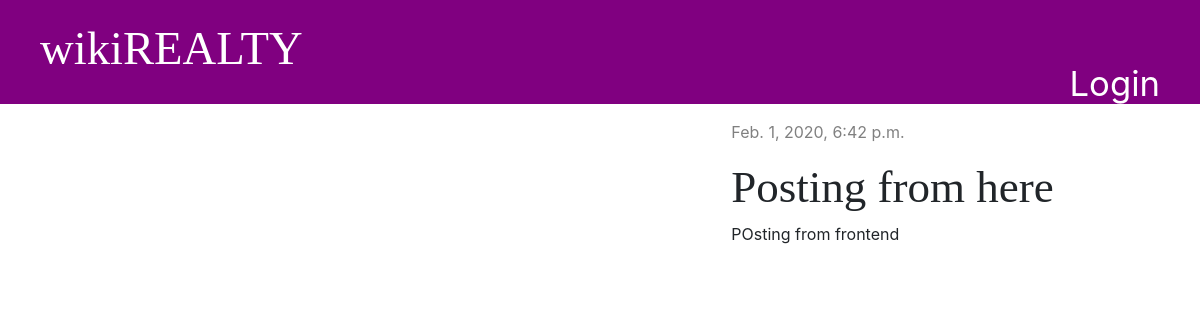
Before: /post/3/ with the older database file.
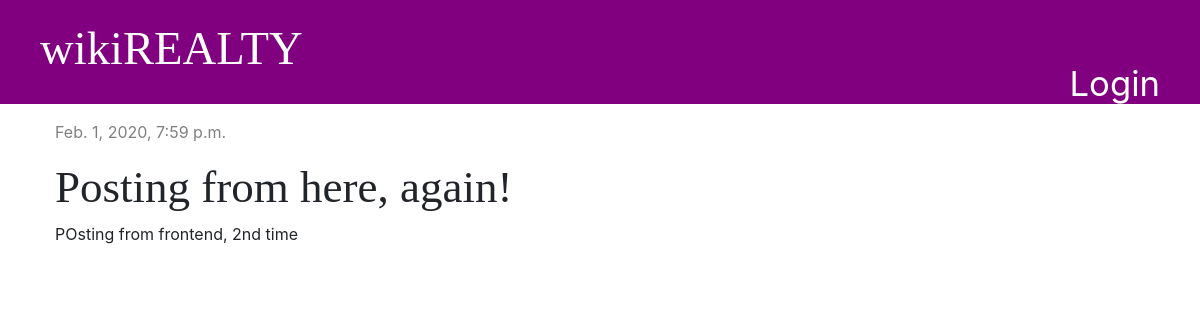
After: the same page with the newer database file.
### blog/models.py (models this page shows, shortened)
class Post(models.Model):
    title = models.CharField(max_length=200)
    author = models.ForeignKey('auth.User', on_delete=models.CASCADE)
    text = models.TextField()
    created_date = models.DateTimeField(default=timezone.now)
    published_date = models.DateTimeField(blank=True, null=True)

### blog/views.py (the view)
# urls.py: path('post/<int:pk>/', views.post_detail, name='post_detail'),
def post_detail(request, pk):
    post = get_object_or_404(Post, pk=pk)
    stuff_for_frontend = {'post':post}
    return render(request, 'blog/post_detail.html', stuff_for_frontend)

### blog/templates/blog/post_detail.html (shortened to what this page needs)
{% extends 'blog/base.html' %}
{% block content %}
    <div class="post">
        {% if post.published_date %}
            <p><div class="date">
                    {{ post.published_date }}
            </div></p>
        {% endif %}
        <h1>{{ post.title }}</h1>
        <p>{{ post.text|linebreaksbr }}</p>
    </div>
{% endblock %}

Changed rows visible on the page:
changed Post: published_date "Feb. 1, 2020, 6:42 p.m." → "Feb. 1, 2020, 7:59 p.m."; title "Posting from here" → "Posting from here, again!"; text "POsting from frontend" → "POsting from frontend, 2nd time"
